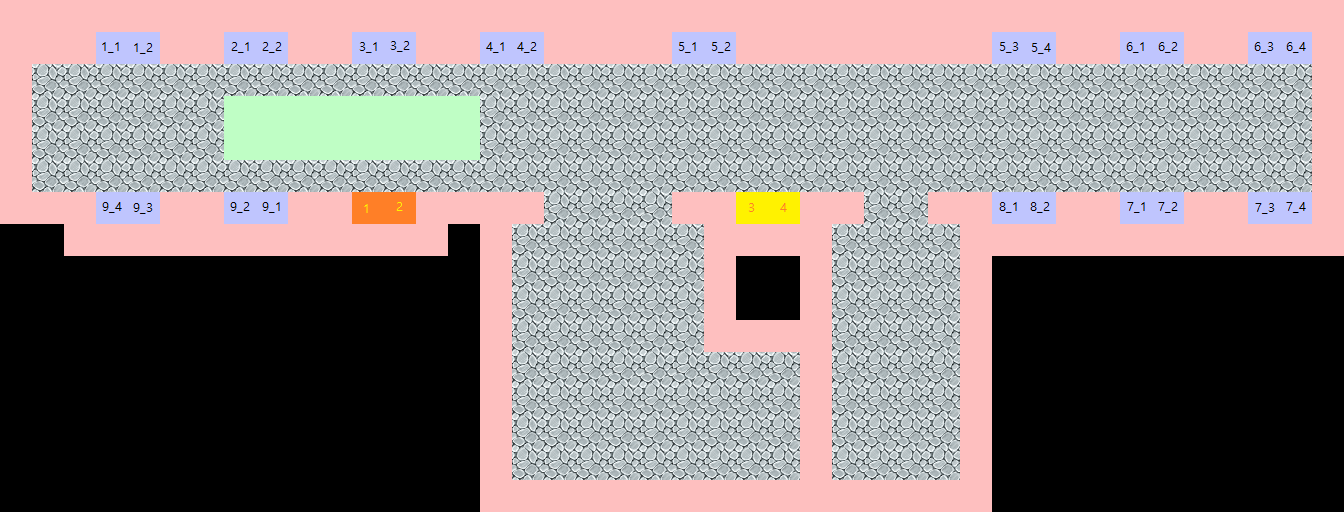

This is a level from a 2D game, rendered from its Tiled map with the project's own tilesets. A one-line summary and the map file follow, with tile-layer data summarised:
An orthogonal 42x16 tile map with 32x32 px tiles, 3 tile layers (Background, Items, MetaInfo), 3 tilesets and 31 objects (003_01, 005_01, 001_01, 006_01, 004_01, ...).

<map version="1.0" tiledversion="1.1.1" orientation="orthogonal" renderorder="right-down" width="42" height="16" tilewidth="32" tileheight="32" infinite="0" nextobjectid="75">
 <tileset firstgid="1" name="Meta" tilewidth="32" tileheight="32" spacing="1" margin="1" tilecount="60" columns="12">
  <image source="metaset.png" width="397" height="166" />
  <tile id="0">
   <properties>
    <property name="Wall" value="YES" />
   </properties>
  </tile>
  <tile id="1">
   <properties>
    <property name="Items" value="YES" />
   </properties>
  </tile>
  <tile id="2">
   <properties>
    <property name="Destination" value="TileMaps/LectureRoom_801.tmx" />
    <property name="Entrance" value="YES" />
   </properties>
  </tile>
  <tile id="3">
   <properties>
    <property name="Destination" value="TileMaps/LectureRoom_802.tmx" />
    <property name="Entrance" value="YES" />
   </properties>
  </tile>
  <tile id="4">
   <properties>
    <property name="Destination" value="TileMaps/LectureRoom_803.tmx" />
    <property name="Entrance" value="YES" />
   </properties>
  </tile>
  <tile id="5">
   <properties>
    <property name="Destination" value="TileMaps/LectureRoom_804.tmx" />
    <property name="Entrance" value="YES" />
   </properties>
  </tile>
  <tile id="12">
   <properties>
    <property name="Code" value="1" />
    <property name="Destination" value="001" />
    <property name="Entrance" value="YES" />
   </properties>
  </tile>
  <tile id="13">
   <properties>
    <property name="Code" value="1" />
    <property name="Destination" value="002" />
    <property name="Entrance" value="YES" />
   </properties>
  </tile>
  <tile id="14">
   <properties>
    <property name="Code" value="1" />
    <property name="Destination" value="003" />
    <property name="Entrance" value="YES" />
   </properties>
  </tile>
  <tile id="15">
   <properties>
    <property name="Code" value="1" />
    <property name="Destination" value="004" />
    <property name="Entrance" value="YES" />
   </properties>
  </tile>
  <tile id="16">
   <properties>
    <property name="Code" value="1" />
    <property name="Destination" value="005" />
    <property name="Entrance" value="YES" />
   </properties>
  </tile>
  <tile id="17">
   <properties>
    <property name="Code" value="1" />
    <property name="Destination" value="006" />
    <property name="Entrance" value="YES" />
   </properties>
  </tile>
  <tile id="18">
   <properties>
    <property name="Code" value="1" />
    <property name="Destination" value="007" />
    <property name="Entrance" value="YES" />
   </properties>
  </tile>
  <tile id="19">
   <properties>
    <property name="Code" value="1" />
    <property name="Destination" value="008" />
    <property name="Entrance" value="YES" />
   </properties>
  </tile>
  <tile id="20">
   <properties>
    <property name="Code" value="1" />
    <property name="Destination" value="009" />
    <property name="Entrance" value="YES" />
   </properties>
  </tile>
  <tile id="21">
   <properties>
    <property name="Code" value="1" />
   </properties>
  </tile>
  <tile id="24">
   <properties>
    <property name="Code" value="2" />
    <property name="Destination" value="001" />
    <property name="Entrance" value="YES" />
   </properties>
  </tile>
  <tile id="25">
   <properties>
    <property name="Code" value="2" />
    <property name="Destination" value="002" />
    <property name="Entrance" value="YES" />
   </properties>
  </tile>
  <tile id="26">
   <properties>
    <property name="Code" value="2" />
    <property name="Destination" value="003" />
    <property name="Entrance" value="YES" />
   </properties>
  </tile>
  <tile id="27">
   <properties>
    <property name="Code" value="2" />
    <property name="Destination" value="004" />
    <property name="Entrance" value="YES" />
   </properties>
  </tile>
  <tile id="28">
   <properties>
    <property name="Code" value="2" />
    <property name="Destination" value="005" />
    <property name="Entrance" value="YES" />
   </properties>
  </tile>
  <tile id="29">
   <properties>
    <property name="Code" value="2" />
    <property name="Destination" value="006" />
    <property name="Entrance" value="YES" />
   </properties>
  </tile>
  <tile id="30">
   <properties>
    <property name="Code" value="2" />
    <property name="Destination" value="007" />
    <property name="Entrance" value="YES" />
   </properties>
  </tile>
  <tile id="31">
   <properties>
    <property name="Code" value="2" />
    <property name="Destination" value="008" />
    <property name="Entrance" value="YES" />
   </properties>
  </tile>
  <tile id="32">
   <properties>
    <property name="Code" value="2" />
    <property name="Destination" value="009" />
    <property name="Entrance" value="YES" />
   </properties>
  </tile>
  <tile id="33">
   <properties>
    <property name="Code" value="2" />
   </properties>
  </tile>
  <tile id="36">
   <properties>
    <property name="Code" value="1" />
    <property name="Destination" value="toiret" />
    <property name="Entrance" value="YES" />
   </properties>
  </tile>
  <tile id="37">
   <properties>
    <property name="Code" value="1" />
    <property name="Destination" value="stair" />
    <property name="Entrance" value="YES" />
   </properties>
  </tile>
  <tile id="38">
   <properties>
    <property name="Code" value="3" />
   </properties>
  </tile>
  <tile id="39">
   <properties>
    <property name="Code" value="3" />
   </properties>
  </tile>
  <tile id="40">
   <properties>
    <property name="Code" value="3" />
    <property name="Destination" value="005" />
    <property name="Entrance" value="YES" />
   </properties>
  </tile>
  <tile id="41">
   <properties>
    <property name="Code" value="3" />
    <property name="Destination" value="006" />
    <property name="Entrance" value="YES" />
   </properties>
  </tile>
  <tile id="42">
   <properties>
    <property name="Code" value="3" />
    <property name="Destination" value="007" />
    <property name="Entrance" value="YES" />
   </properties>
  </tile>
  <tile id="43">
   <properties>
    <property name="Code" value="3" />
   </properties>
  </tile>
  <tile id="44">
   <properties>
    <property name="Code" value="3" />
    <property name="Destination" value="009" />
    <property name="Entrance" value="YES" />
   </properties>
  </tile>
  <tile id="45">
   <properties>
    <property name="Code" value="3" />
   </properties>
  </tile>
  <tile id="48">
   <properties>
    <property name="Code" value="2" />
    <property name="Destination" value="toiret" />
    <property name="Entrance" value="YES" />
   </properties>
  </tile>
  <tile id="49">
   <properties>
    <property name="Code" value="2" />
    <property name="Destination" value="stair" />
    <property name="Entrance" value="YES" />
   </properties>
  </tile>
  <tile id="50">
   <properties>
    <property name="Code" value="4" />
   </properties>
  </tile>
  <tile id="51">
   <properties>
    <property name="Code" value="4" />
   </properties>
  </tile>
  <tile id="52">
   <properties>
    <property name="Code" value="4" />
    <property name="Destination" value="005" />
    <property name="Entrance" value="YES" />
   </properties>
  </tile>
  <tile id="53">
   <properties>
    <property name="Code" value="4" />
    <property name="Destination" value="006" />
    <property name="Entrance" value="YES" />
   </properties>
  </tile>
  <tile id="54">
   <properties>
    <property name="Code" value="4" />
    <property name="Destination" value="007" />
    <property name="Entrance" value="YES" />
   </properties>
  </tile>
  <tile id="55">
   <properties>
    <property name="Code" value="4" />
   </properties>
  </tile>
  <tile id="56">
   <properties>
    <property name="Code" value="4" />
    <property name="Destination" value="009" />
    <property name="Entrance" value="YES" />
   </properties>
  </tile>
  <tile id="57">
   <properties>
    <property name="Code" value="4" />
   </properties>
  </tile>
 </tileset>
 <tileset firstgid="61" name="RPGmaker tile" tilewidth="32" tileheight="32" tilecount="2016" columns="32">
  <image source="RPGmaker tile.png" width="1024" height="2016" />
 </tileset>
 <tileset firstgid="2077" name="tmw_desert_spacing" tilewidth="32" tileheight="32" spacing="1" margin="1" tilecount="48" columns="8">
  <image source="tmw_desert_spacing.png" width="265" height="199" />
 </tileset>
 <layer name="Background" width="42" height="16">
  <properties>
   <property name="Address" value="TileMaps/KonyangUniv.Daejeon/JukhunDigitalFacilitie/floor_08/" />
  </properties>
  <data>[672 cells, 391 non-empty, 4 distinct tile ids]</data>
 </layer>
 <objectgroup name="Objects">
  <properties>
   <property name="Name" value="죽헌정보관 8층" />
   <property name="Place" value="floor" />
  </properties>
  <object id="19" name="003_01" x="352" y="32" width="32" height="32" />
  <object id="20" name="005_01" x="672" y="32" width="32" height="32" />
  <object id="23" name="001_01" x="96" y="32" width="32" height="32" />
  <object id="25" name="006_01" x="1120" y="32" width="32" height="32" />
  <object id="26" name="004_01" x="480" y="32" width="32" height="32" />
  <object id="32" name="002_01" x="224" y="32" width="32" height="32" />
  <object id="34" name="SpawnPoint" x="544" y="128" width="32" height="32" />
  <object id="36" name="001_02" x="128" y="32" width="32" height="32" />
  <object id="37" name="002_02" x="256" y="32" width="32" height="32" />
  <object id="38" name="003_02" x="384" y="32" width="32" height="32" />
  <object id="39" name="004_02" x="512" y="32" width="32" height="32" />
  <object id="40" name="005_02" x="704" y="32" width="32" height="32" />
  <object id="43" name="005_04" x="1024" y="32" width="32" height="32" />
  <object id="44" name="005_03" x="992" y="32" width="32" height="32" />
  <object id="45" name="006_02" x="1152" y="32" width="32" height="32" />
  <object id="46" name="006_03" x="1248" y="32" width="32" height="32" />
  <object id="47" name="006_04" x="1280" y="32" width="32" height="32" />
  <object id="61" name="007_04" x="1280" y="192" width="32" height="32" />
  <object id="62" name="007_02" x="1152" y="192" width="32" height="32" />
  <object id="63" name="007_01" x="1120" y="192" width="32" height="32" />
  <object id="64" name="007_03" x="1248" y="192" width="32" height="32" />
  <object id="65" name="008_02" x="1024" y="192" width="32" height="32" />
  <object id="66" name="008_01" x="992" y="192" width="32" height="32" />
  <object id="67" name="stair_01" x="736" y="192" width="32" height="32" />
  <object id="68" name="stair_02" x="768" y="192" width="32" height="32" />
  <object id="69" name="009_01" x="256" y="192" width="32" height="32" />
  <object id="70" name="009_02" x="224" y="192" width="32" height="32" />
  <object id="71" name="009_03" x="128" y="192" width="32" height="32" />
  <object id="72" name="009_04" x="96" y="192" width="32" height="32" />
  <object id="73" name="toiret_01" x="352" y="192" width="32" height="32" />
  <object id="74" name="toiret_02" x="384" y="192" width="32" height="32" />
 </objectgroup>
 <layer name="Items" width="42" height="16">
  <data>[672 cells, 16 non-empty, 2 distinct tile ids]</data>
 </layer>
 <layer name="MetaInfo" width="42" height="16">
  <data>[672 cells, 215 non-empty, 32 distinct tile ids]</data>
 </layer>
</map>
